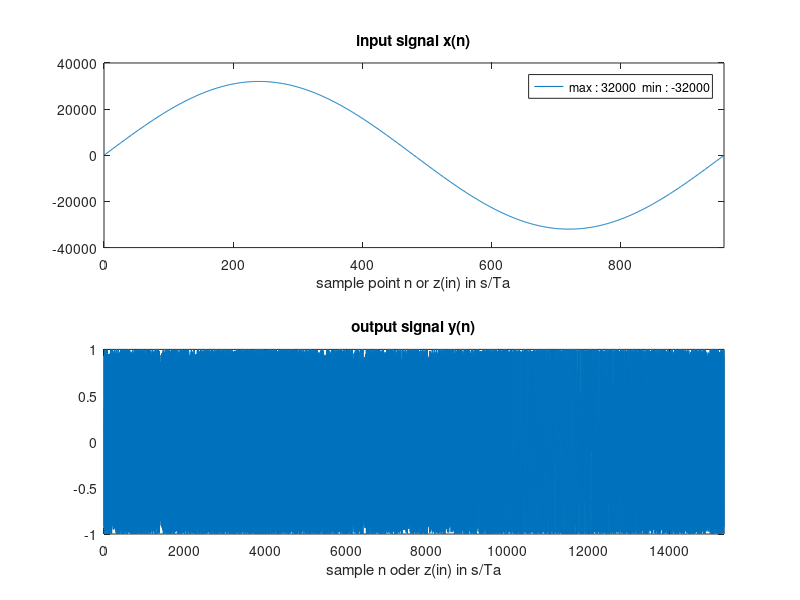
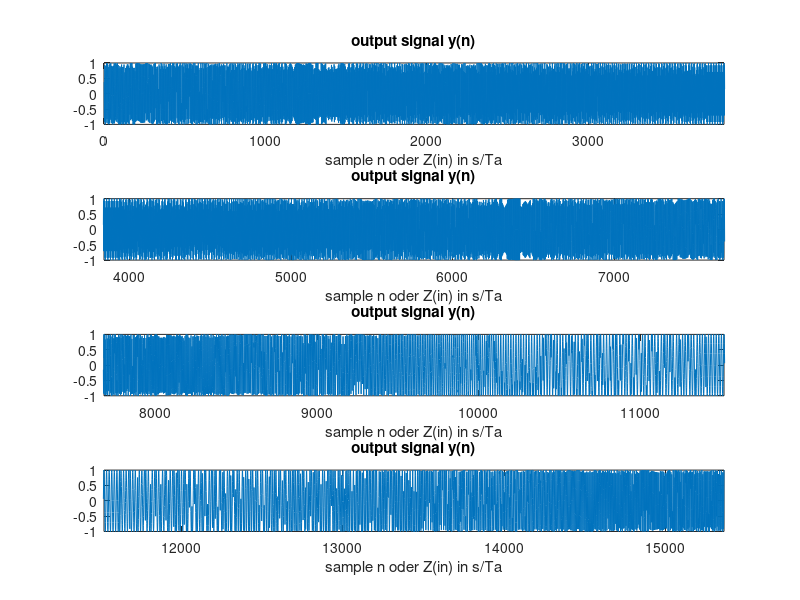
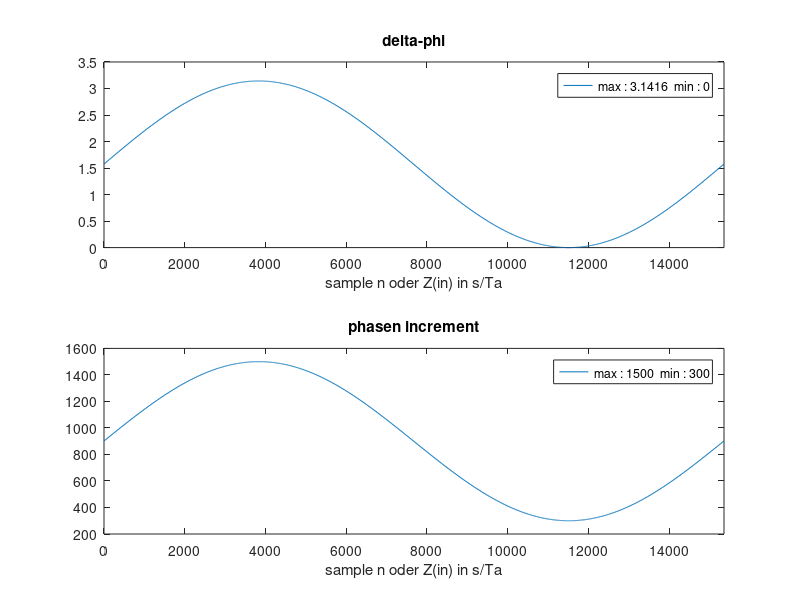

Source code (MATLAB) for these figures, in order:
% Hier fehlen noch
% Anpassung an f0. Aus gangfrequenz stimmt noch nicht.
% interpolation

clear all;
close all;
% constants
f0 = 12*10^3;    % center frequency
del_f0 =4e3;     % 
f0min=f0-del_f0; % min. modulation frequency =  8kHz
f0max=f0+del_f0; % max. modulation frequency = 16kHz
fa = 48*10^3;    % sampling frequency
f_tab = 10;      % cos lut step size
A = 32000;       % amplitude
k= f0/32000;     % frequency deviation
Ta = 1/fa;       % sampling time
fx = 50;         % input signal frequency
Tx = 1/fx;       % input signal period
p=(2*pi/4800);   % cos lut steps
n=1;
outp=16;         % Ausgangsinformation in einer Abtastzeit
total_y_point=n*outp; % Ausgangspunkte in einer Abtastzeit
t_total = Tx/Ta; %  Zeit f�r eine Eingangssignalperiode
% Matrizen erstellen
cos_ta =  zeros (4800,1);            % fill cos lut table with zeroes
x = zeros (2,t_total);               % fill input signal matrix with zeroes
y = zeros (4,t_total*total_y_point); % fill output signal matrix with zeroes

%input_ping_buffer = zeros (32,1);
%input_pong_buffer = zeros (32,1);    

%output_ping_buffer = zeros (32,1);
%output_pong_buffer = zeros (32,1);

% create cos table
for ww =1:1:4800;
    cos_ta(ww,1) = cos(p*ww);    % calculate cos values
    %cos_ta(w,2)= p*w;           % put phase to cos values
end;

% create input signal

for ee = 1:1:t_total;  
    x(1,ee) = A*sin(2*pi*ee/t_total);       % 
    % x(1,ee)=round(ee/480);
end;


del_ph_max=2*pi*Ta*(n*f0+k*max(x(1,:)));    % max-phase offset
del_ph_min=2*pi*Ta*(n*f0+k*min(x(1,:)));    % min-phase offset
for nn=1:1:t_total; % run through all sampling times
    del_ph=2*pi*Ta*(n*f0+k*x(1,nn));     % calculate phase offset
    ph_inc=(del_ph-(del_ph_min))/(del_ph_max-del_ph_min)*4800/outp*4+4800/outp; % calculate phase increment
    ph_inc_ganz=round(ph_inc);           % round phase increment, replace with linear interpolation
    %ph_inc_ganz_v(nn,1)=ph_inc_ganz;    % save phase increment
    for ii=1:1:total_y_point;
        tt=(nn-1)*total_y_point+ii;     % pointer
        pp=ph_inc_ganz*tt;              % pointer phase increment
        run=mod(pp,4800);               % wrap pointer
        y(1,tt)=cos_ta(run+1,1);        % get outputsignal from table
        y(2,tt)=del_ph;                 % phaseoffset for plot
        y(3,tt)=ph_inc;                 % phaseoffset for plot
    end;
end;


% phlots
ly=1:1:length(y);
yx=ly/outp;
f0_min=n*f0+k*min(x(1,:));
f0_max=n*f0+k*max(x(1,:));
subplot(2,1,1);
plot(x(1,1:t_total))
title('input signal x(n)');
xlabel('sample point n or z(in) in s/Ta');
legend(['max : ' num2str(max(x(1,:))),'  min : ' num2str(min(x(1,:)))]);
xlim([0 t_total]);
subplot(2,1,2);
plot(y(1,:))
title('output signal y(n)');
xlabel('sample n oder z(in) in s/Ta');
xlim([0 length(y)]);

figure
subplot(4,1,1);
plot(y(1,:))
title('output signal y(n)');
xlabel('sample n oder Z(in) in s/Ta');
xlim([0 length(y)/4]);

subplot(4,1,2);
plot(y(1,:))
title('output signal y(n)');
xlabel('sample n oder Z(in) in s/Ta');
xlim([length(y)/4 length(y)/2]);

subplot(4,1,3);
plot(y(1,:))
title('output signal y(n)');
xlabel('sample n oder Z(in) in s/Ta');
xlim([length(y)/2 length(y)*3/4]);

subplot(4,1,4);
plot(y(1,:))
title('output signal y(n)');
xlabel('sample n oder Z(in) in s/Ta');
xlim([length(y)*3/4 length(y)]);

figure
subplot(2,1,1);
plot(y(2,:))
title('delta-phi');
xlabel('sample n oder Z(in) in s/Ta');
legend(['max : ' num2str(max(y(2,:))),'  min : ' num2str(min(y(2,:)))]);
xlim([0 length(y)]);

subplot(2,1,2);
plot(y(3,:))
xlim([0 length(y)]);
legend(['max : ' num2str(max(y(3,:))),'  min : ' num2str(min(y(3,:)))]);
title('phasen increment');
xlabel('sample n oder Z(in) in s/Ta');
return;


for r = 1:1:300  ;              
    
    % change buffer
    if mod(r,2); % odd
        n=0;
    else         % even
        n=1;
    end;
        
    % decide between ping or pong
    if n == 0;                  % if 0 then use ping
        for kk=1:1:32;           % Teil des Eingangssignals in "Buffer" schreiben dabei Spalten zu Zeilen
            input_ping_buffer(kk,1) = x(1,kk*r);
            del_Phi=2*pi*Ta+2*pi*1000*Ta*x(1,kk*r); % Phasendifferenz
        end;
    else                        % if n == 1 use pong
        for kk=1:1:32;          
            input_pong_buffer(kk,1) = x(1,kk*r);
        end;
    end;
    
    % calculation through one buffer
    
figure(1);    
plot(cos_ta(:,1))
figure(2);   
plot(cos_ta(:,2))
figure(3);   
plot(x(1,:))

return;
% output_buffer with cos values from lut
    for z = 1:1:32;
            output_ping_buffer(1,z) = A*cos_ta(del_Phi);
    end;
    
    
    
    
    % outputsignal / fm signal
    if n ==1; 
        for u=1:1:32;
            y(1,u*r) = output_ping_buffer(u,1);
        end;      
    else

        for u=1:1:32;
            y(1,u*r) = output_pong_buffer(u,1);
        end;
    end;
    
end; 
